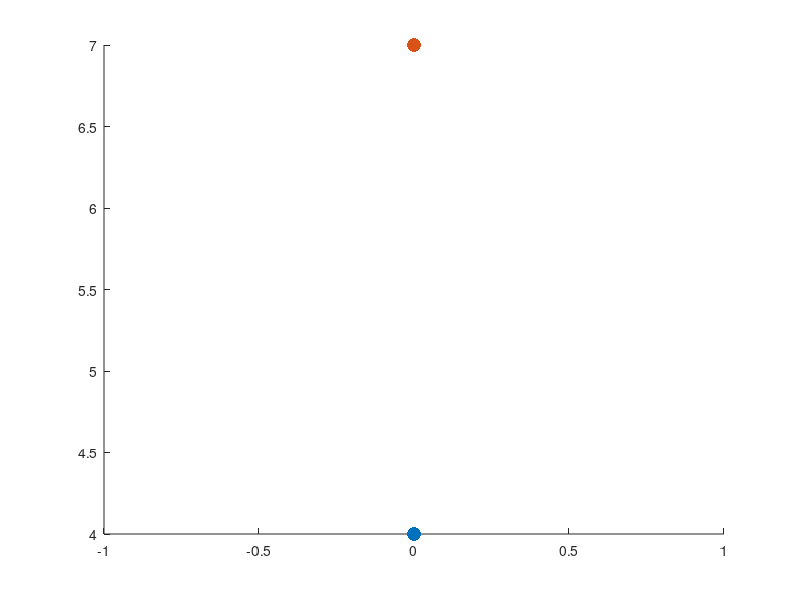

Recreate this plot in MATLAB. (Note: this script raises an error after producing the figure.)
%% DESCRIPTION
% this version gives the correct graph for angle change of the rotation, but the
% alpha1 and alpha2 is not right for the second stage, cause different
% a and b need to be defined after the 90 degree rotation. 

% the logic of code of this one is better than trajectory.m.


%% clean
clear all
clc


%% User INPUT

% start pose
start_pose = [0, 4];

% goal pose, assume x = 0 all the time
goal_angle = 180; 
if goal_angle > 180 && goal_angle <= 360
    goal_angle = goal_angle - 360; % rotate anticlockwise
elseif goal_angle > 360
    disp("Invalid angle input. Enter an angle that's within [-180, 360]")
end
goal_pose = [0, 7, deg2rad(goal_angle-45)];
% positive is clockwise
% [0,90] -> [-45,45]负值由右往左转得到, 正值由左往右转得到
% [0,-90] -> 由左往右 [270, 360]会按anticlockwise rotate来
% [90,180] -> 转两周
% [-90,-180] -> 转两周


%% Parameters (unit: cm, degree)

% pad width, assume together for now
pad_thick = 0;


% object infor
L = 2; % square side length
square_diagonal = L * sqrt(2);

% finger width
W = 2; % finger_width = finger_width + 2 * rubber_width
FL = 10; % finger_length

% base seperation
d = L+W; % base_seperate
base_left = [-d/2, 0];
base_right = [d/2, 0];
base_d = base_right(1) - base_left(1);

alpha1_LIMIT = deg2rad([20 160]); % NEED to find more reasonable figure
alpha2_LIMIT = deg2rad([20 160]);


%% Plot start and end point
scatter(start_pose(1), start_pose(2), 100, 'filled');
hold on;
scatter(goal_pose(1), goal_pose(2), 100, 'filled');
hold on;


%% Check if rotation needed
disp("Rotation Check")
fprintf("Rotate %d degree.\n",goal_angle)

rotate_small = mod(abs(goal_angle),90);
% disp(rotate_small);
rotate_90 = (abs(goal_angle)-rotate_small)/90;
% disp(rotate_90);

if goal_pose(3) >= 0
    rotation = [];
    rotation(1:rotate_90) = 90;
    rotation(rotate_90+1) = rotate_small;
else
    rotation = [];
    rotation(1:rotate_90) = -90;
    rotation(rotate_90+1) = -rotate_small;
end 

end_goal_pose = goal_pose;

for i = 1:1:rotate_90+1

    if rotation(2) > 0 && i == 1
        goal_pose = [goal_pose(1),goal_pose(2)*2/3,deg2rad(rotation(i)-45)];
    else 
        goal_pose = end_goal_pose;
    end

    if rotation(i) > 0 && rotation(i) <= 90 % 0 to 90
        
        plotStartPos(start_pose, L, W, base_left, base_right);
        disp("SSSR, Clockwise Rotation") 
        [alpha1_rotate, alpha2_rotate, centre1] = get_R2L_Rotate_StartPos(square_diagonal, goal_pose, d, W, L, base_left, base_right);
        slide_goal_pose = [centre1, goal_pose(3)];
        % disp("Rotation Check Complete")
        get_alpha_for_slide(slide_goal_pose, start_pose, base_left, base_right, base_d, FL)

        
    elseif rotation(i) < 0 && rotation(i) >= -90 % 0 to -90
        
        disp("SSSR, Anticlockwise Rotation")
        [alpha1_rotate, alpha2_rotate, centre1] = get_L2R_Rotate_StartPos(square_diagonal, goal_pose, d, W, L, base_left, base_right);
        slide_goal_pose = [centre1, goal_pose(3)];
        % disp("Rotation Check Complete1")
        get_alpha_for_slide(slide_goal_pose, start_pose, base_left, base_right, base_d, FL)

    elseif rotation(i) == 0 % no rotation
        
        plotStartPos(start_pose, L, W, base_left, base_right);
        disp("SSS")
        disp("No rotation")
        get_alpha_for_slide(goal_pose, start_pose, base_left, base_right, base_d, FL)

    else 
        disp("Error")
        
    end

    start_pose = goal_pose(1:2);

    if rotate_90 == 1 && rotate_small == 0
        break;
    elseif rotate_90 == 2 && i == 2
        break;
    end

end


%% plotting setting
xlim([-10 10]);      % set x-axis limits
ylim([-5 10]);      % set y-axis limits
axis equal;
grid on;


%% Basic functions
function [] = plotArch (radius, origin, start_angle, end_angle)
    % Generate a set of angles to plot the circle
    theta = linspace(start_angle, end_angle, 100);
    
    % Calculate the x and y coordinates of the circle
    x = origin(1) + radius * cos(theta);
    y = origin(2) + radius * sin(theta);
    
    % Plot the circle
    plot(x, y, 'k', 'LineWidth', 2);
end

function angle = findalpha2(coord, base_right)
    x = coord(1);
    y = coord(2);
    angle = abs(atan( y / (base_right(1) - x) ));
    if x < base_right(1)
        angle = pi - angle; 
    end
end

function angle = findalpha1(coord, base_left)
    x = coord(1);
    y = coord(2);
    angle = atan( y / (base_left(1) - x) );
    if x > base_left(1)
        angle = pi + angle; 
    end
end

function [center, distance_to_base, angle_to_base] = getCentreInfor (square_four_points, base_right, base_left)
    % Define the coordinates of the four vertices of the square
    A = square_four_points(1,:); % Replace x1 and y1 with the x and y coordinates of vertex A
    B = square_four_points(2,:); % Replace x2 and y2 with the x and y coordinates of vertex B
    C = square_four_points(3,:); % Replace x3 and y3 with the x and y coordinates of vertex C
    D = square_four_points(4,:); % Replace x4 and y4 with the x and y coordinates of vertex D
    
    % Compute the midpoint of each pair of opposite vertices
    M_AB = (A + B) / 2;
    M_BC = (B + C) / 2;
    M_CD = (C + D) / 2;
    M_DA = (D + A) / 2;
    
    % Calculate the average of the four center points
    center = (M_AB + M_BC + M_CD + M_DA) / 4;
    
    centre_to_baseR = sqrt((base_right(1)-center(1))^2 + (center(2))^2);
    centre_to_baseL = sqrt((base_left(1)-center(1))^2 + (center(2))^2);

    angle_to_baseR = atan( center(2) / (base_right(1)-center(1)) );
    angle_to_baseL = atan( center(2) / (base_left(1)-center(1)) );

    distance_to_base = [centre_to_baseL; centre_to_baseR];
    angle_to_base = [angle_to_baseL, angle_to_baseR];
end

function [] = plotStartPos(start_pose, L, W, base_left, base_right)
    %start pos process
    % a_start = [start_pose(1)-square_diagonal/2*cos(start_pose(3)) start_pose(2)+square_diagonal/2*sin(goal_pose(3))];
    % b_start = [start_pose(1)+square_diagonal/2*cos(start_pose(3)) start_pose(2)-square_diagonal/2*sin(goal_pose(3))];

    a_start = [start_pose(1)-L/2,start_pose(2)-L/2];
    b_start = [start_pose(1)+L/2,start_pose(2)+L/2]; 

    alpha1_start = findalpha1(start_pose,base_left);
    alpha2_start = findalpha2(start_pose,base_right);
    
    b_length_start = sqrt((W/2)^2 + b_start(2)^2);
    a_length_start = sqrt((W/2)^2 + a_start(2)^2);
    
    left_offset = atan((W/2)/a_start(2));
    right_offset = atan((W/2)/b_start(2));

    motor_angle_start = [alpha1_start-left_offset, alpha2_start-right_offset];
    
    %plot start pos square
    
    square_coord_start = [a_start;
        b_start(1),a_start(2);
        b_start;
        a_start(1), b_start(2);
        a_start;
        b_start;
        ];
    
    plot(square_coord_start(:,1), square_coord_start(:,2), 'g', 'LineWidth', 0.5);
    hold on;


    Left_touch_line = [base_left; a_start];
    plot(Left_touch_line(:,1), Left_touch_line(:,2),'r', 'LineWidth', 0.5);
    hold on;

    Right_touch_line = [base_right; b_start];
    plot(Right_touch_line(:,1), Right_touch_line(:,2),'r', 'LineWidth', 0.5)
    hold on;

    [centre_start, distance_to_base_start, angle_to_base_start] = getCentreInfor(square_coord_start(1:4,:), base_right, base_left);
    hold on;

    triangle_start = [
        b_start;
        centre_start;
        a_start(1), b_start(2)
        ];
    plot(triangle_start(:,1), triangle_start(:,2), 'k', 'LineWidth', 0.5);
    hold on;
end


%% rotate from positive x-axis to any other place that's on the left side of 
% the finger
function [alpha1_rotate, alpha2_rotate, centre1,motor_angle1] = get_R2L_Rotate_StartPos(square_diagonal, goal_pose, d, W, L, base_left, base_right)
    
    a_goal = [goal_pose(1)-square_diagonal/2*cos(goal_pose(3)) goal_pose(2)+square_diagonal/2*sin(goal_pose(3))];
    b_goal = [goal_pose(1)+square_diagonal/2*cos(goal_pose(3)) goal_pose(2)-square_diagonal/2*sin(goal_pose(3))];
    
    % length and angle of the line connect actuator centre and touch point
    a_length_goal = sqrt((a_goal(1)+d/2)^2+a_goal(2)^2);
    b_length_goal = sqrt((b_goal(1)-d/2)^2+b_goal(2)^2);

    left_angle = findalpha1(a_goal, base_left);
    right_angle = findalpha2(b_goal, base_right);
      
    % offset due to thickness of gripper
    left_angle_offset = asin( (W/2) /a_length_goal);
    right_angle_offset = asin( (W/2) /b_length_goal);    
    
    theta1 = asin((W/2)/b_length_goal);
    theta2 = theta1 + pi/4;
    l1 = sqrt( (square_diagonal)^2 + (b_length_goal)^2 - (cos(theta2)*2*square_diagonal*b_length_goal) );
    theta3 = acos( ((d)^2 + (a_length_goal)^2 - (l1)^2) / (2*d*a_length_goal));
    alpha1_rotate = pi - theta3;
    left_motor_angle1 = alpha1_rotate - left_angle_offset;
    
    theta4 = acos( ((l1)^2+(square_diagonal)^2-(b_length_goal)^2) / (2*l1*square_diagonal) );
    theta5 = acos( ((a_length_goal)^2 + (l1)^2 - (d)^2) / (2*a_length_goal*l1));
    right_motor_angle1 = pi - (2*pi - theta3 - theta4 - theta5 - pi/4);
    alpha2_rotate = right_motor_angle1 + right_angle_offset;
    
    motor_angle1 = [left_motor_angle1, right_motor_angle1];
    
    %a1 = [base_left(1) + a_length*cos(theta3), base_left(2) + a_length*sin(theta3)];
    a1 = [base_left(1) - a_length_goal*cos(alpha1_rotate), base_left(2) + a_length_goal*sin(alpha1_rotate)];
    b1 = [base_right(1) + b_length_goal*cos(alpha2_rotate), base_right(2) + b_length_goal*sin(alpha2_rotate)];
    b_low1 = [b1(1)-L*cos(right_motor_angle1), b1(2)-L*sin(right_motor_angle1)];
    
    % b_low_length_rotate = sqrt((b_low1(1)-base_right(1))^2+b_low1(2)^2);
    % a1_length_rotate = sqrt((a1(1)-base_left(1))^2+a1(2)^2);
    % 
    % a1_baseR_radius = sqrt((base_right(1)-a1(1))^2 + (a1(2))^2);
    % a1_baseR_degree = atan((a1(2))/(base_right(1)-a1(1)));
    
    % Square
    square_coord_rotate = [a1;
        b1(1)-L*cos(right_motor_angle1), b1(2)-L*sin(right_motor_angle1);
        b1;
        b1(1)-L*sin(right_motor_angle1), b1(2)+L*cos(right_motor_angle1);
        a1;
        b1;
        ];
    
    square_coord_goal = [a_goal; 
    a_goal(1) + L*sin((pi/4)-goal_pose(3)), a_goal(2) - L*cos((pi/4)-goal_pose(3));
    b_goal;
    b_goal(1) - L*sin((pi/4)-goal_pose(3)), b_goal(2) + L*cos((pi/4)-goal_pose(3));
    a_goal;
    b_goal;
    ];
    
    plot(square_coord_rotate(:,1), square_coord_rotate(:,2), 'b-', 'LineWidth', 0.5);
    hold on;
    plot(square_coord_goal(:,1), square_coord_goal(:,2), 'b-', 'LineWidth', 0.5);
    hold on;

    % touch lines
    Left_touch_line = [base_left; a1];
    plot(Left_touch_line(:,1), Left_touch_line(:,2),'r', 'LineWidth', 0.5);
    hold on;

    Right_touch_line = [base_right; b1];
    plot(Right_touch_line(:,1), Right_touch_line(:,2),'r', 'LineWidth', 0.5)
    hold on;
    
    Left_touch_line = [base_left;
    base_left(1) - a_length_goal*cos(left_angle), base_left(2) + a_length_goal*sin(left_angle)];
    plot(Left_touch_line(:,1), Left_touch_line(:,2),'r', 'LineWidth', 0.5)
    hold on;
    
    Right_touch_line = [base_right;
        base_right(1) + b_length_goal*cos(right_angle), base_right(2) + b_length_goal*sin(right_angle)];
    plot(Right_touch_line(:,1), Right_touch_line(:,2),'r', 'LineWidth', 0.5)
    hold on;

    % get centre
    [centre1, distance_to_base1, angle_to_base1] = getCentreInfor(square_coord_rotate(1:4,:), base_right, base_left);
    scatter(centre1(1), centre1(2), 100, 'filled');
    hold on;

    [centre_goal, distance_to_base_goal, angle_to_base_goal] = getCentreInfor(square_coord_goal(1:4,:), base_right, base_left);
    scatter(centre1(1), centre1(2), 100, 'filled');
    hold on;
    
    % direction 
    triangle = [b1;
        centre1;
        b1(1)-L*sin(right_motor_angle1), b1(2)+L*cos(right_motor_angle1)
        ];
    plot(triangle(:,1), triangle(:,2), 'k', 'LineWidth', 0.5);
    hold on;

    triangle_goal = [b_goal;
        centre_goal
        b_goal(1) - L*sin((pi/4)-goal_pose(3)), b_goal(2) + L*cos((pi/4)-goal_pose(3));
        ];
    plot(triangle_goal(:,1), triangle_goal(:,2), 'k', 'LineWidth', 0.5);
    hold on;
end

%% rotate from negative x-axis to any other place that's on the right side of 
% the finger
function [alpha1_rotate, alpha2_rotate, centre1] = get_L2R_Rotate_StartPos(square_diagonal, goal_pose, d, W, L, base_left, base_right)
    angle = -(goal_pose(3)+pi/4) - pi/4;

    a_goal = [goal_pose(1)-square_diagonal/2*cos(angle) goal_pose(2)-square_diagonal/2*sin(angle)];
    b_goal = [goal_pose(1)+square_diagonal/2*cos(angle) goal_pose(2)+square_diagonal/2*sin(angle)];

    % length and angle of the line connect actuator centre and touch point
    a_length_goal = sqrt((a_goal(1)-(-d/2))^2+a_goal(2)^2);
    b_length_goal = sqrt((b_goal(1)-d/2)^2+b_goal(2)^2);
      
    % offset due to thickness of gripper
    left_angle_offset = asin( (W/2) /a_length_goal);
    right_angle_offset = asin( (W/2) /b_length_goal);   
    
    alpha1_goal = findalpha1(a_goal, base_left);
    alpha2_goal = findalpha2(b_goal, base_right);
    

    % Calculate two alphas and motor angle
    theta1 = asin((W/2)/a_length_goal);
    theta2 = theta1 + pi/4;
    l1 = sqrt( (square_diagonal)^2 + (a_length_goal)^2 - (cos(theta2)*2*square_diagonal*a_length_goal) );
    alpha2_rotate = pi - acos( ((d)^2 + (b_length_goal)^2 - (l1)^2) / (2*d*b_length_goal));

    theta4 = acos( ( (l1)^2+(a_length_goal)^2-(square_diagonal)^2 ) / (2*l1*a_length_goal) );
    theta5 = acos( ((d)^2 + (l1)^2 - (b_length_goal)^2) / (2*d*l1));
    alpha1_rotate = pi - theta4 - theta5;

    right_motor_angle = alpha2_rotate - right_angle_offset;
    left_motor_angle = alpha1_rotate - left_angle_offset;
    motor_angle1 = [left_motor_angle, right_motor_angle];
    
    %a1 = [base_left(1) + a_length*cos(theta3), base_left(2) + a_length*sin(theta3)];
    a1 = [base_left(1) - a_length_goal*cos(alpha1_rotate), a_length_goal*sin(alpha1_rotate)];
    b1 = [base_right(1) - b_length_goal*cos(pi-alpha2_rotate), b_length_goal*sin(pi-alpha2_rotate)];
    % b_low1 = [b1(1)-L*cos(right_motor_angle), b1(2)-L*sin(right_motor_angle)];

    % touch lines
    Left_touch_line = [base_left; a1];
    plot(Left_touch_line(:,1), Left_touch_line(:,2),'r', 'LineWidth', 0.5);
    hold on;

    Right_touch_line = [base_right; b1];
    plot(Right_touch_line(:,1), Right_touch_line(:,2),'r', 'LineWidth', 0.5)
    hold on;
    
    Left_touch_line = [base_left;
    base_left(1) - a_length_goal*cos(alpha1_goal), base_left(2) + a_length_goal*sin(alpha1_goal)];
    plot(Left_touch_line(:,1), Left_touch_line(:,2),'r', 'LineWidth', 0.5)
    hold on;

    Right_touch_line = [base_right;
        base_right(1) + b_length_goal*cos(alpha2_goal), base_right(2) + b_length_goal*sin(alpha2_goal)];
    plot(Right_touch_line(:,1), Right_touch_line(:,2),'r', 'LineWidth', 0.5)
    hold on;

    % Square
    square_coord_rotate = [a1;
        a1(1)+L*cos(left_motor_angle), a1(2)-L*sin(left_motor_angle);
        b1;
        b1(1)-L*cos(left_motor_angle), b1(2)+L*sin(left_motor_angle);
        a1;
        b1;
        ];
    
    square_coord_goal = [a_goal; 
        a_goal(1) + L*cos((pi/4)-angle), a_goal(2) - L*sin((pi/4)-angle);
        b_goal;
        b_goal(1) - L*cos((pi/4)-angle), b_goal(2) + L*sin((pi/4)-angle);
        a_goal;
        b_goal;
    ];
    
    plot(square_coord_rotate(:,1), square_coord_rotate(:,2), 'b-', 'LineWidth', 0.5);
    hold on;
    plot(square_coord_goal(:,1), square_coord_goal(:,2), 'b-', 'LineWidth', 0.5);
    hold on;

    % get centre
    [centre1, distance_to_base1, angle_to_base1] = getCentreInfor(square_coord_rotate(1:4,:), base_right, base_left);
    scatter(centre1(1), centre1(2), 100, 'filled');
    hold on;

    [centre_goal, distance_to_base1, angle_to_base1] = getCentreInfor(square_coord_goal(1:4,:), base_right, base_left);
    scatter(centre_goal(1), centre_goal(2), 100, 'filled');
    hold on;
    
    % direction 
    triangle = [
        b1(1)-L*cos(left_motor_angle), b1(2)+L*sin(left_motor_angle);
        centre1;
        a1;
        ];
    plot(triangle(:,1), triangle(:,2), 'r', 'LineWidth', 0.5);
    hold on;

    triangle_goal = [
        b_goal(1) - L*cos((pi/4)-angle), b_goal(2) + L*sin((pi/4)-angle);
        centre_goal;
        a_goal;
        ];
    plot(triangle_goal(:,1), triangle_goal(:,2), 'r', 'LineWidth', 0.5);
    hold on;

end

%% Slide
function [] = get_alpha_for_slide(goal_pose, start_pose, base_left, base_right, base_d, FL)
    r_start = sqrt((start_pose(1)-base_left(1))^2 + start_pose(2)^2);
    r_goal_from_right = sqrt((goal_pose(1)-base_right(1))^2 + goal_pose(2)^2);
    r_goal_from_left = sqrt((goal_pose(1)-base_left(1))^2 + goal_pose(2)^2);

    if r_goal_from_right > FL || r_goal_from_left > FL
        disp(r_goal_from_right)
        disp(r_goal_from_left)
        disp("Invalid Coordinate. Unreachable. Check.")
    
    elseif goal_pose(1:2) == start_pose()
        disp("no movement")
    
    elseif r_goal_from_left == r_start 
        disp("One Slide")
        disp("Control Mode: T,P")
        disp("High Friction Sequence: L")
    
        alpha1_start = findalpha1(start_pose,base_left);
        alpha1_end = findalpha1(goal_pose,base_left);
    
        plotArch (r_start,base_left,pi-alpha1_start,pi-alpha1_end);
        hold on;
    
    elseif r_goal_from_right < (base_d + r_start)
        disp("Two Slides")
        disp("Control Mode: T,P")
        disp("High Friction Sequence: L, R")
    
        r_goal = r_goal_from_right;
    
        alpha1_start = findalpha1(start_pose,base_left);
        alpha2_end = findalpha2(goal_pose,base_right);
    
        alpha1_mid = pi - acos( (-r_goal^2 + r_start^2 + base_d^2) / (2*r_start*base_d) );
        alpha2_mid = pi - acos((r_goal^2 + base_d^2 - r_start^2) / (2*base_d*r_goal));
    
        plotArch (r_start,base_left,pi-alpha1_start,pi-alpha1_mid);
        hold on;
        plotArch (r_goal,base_right,alpha2_end,alpha2_mid);
        hold on;
    
    elseif r_goal_from_right > (base_d + r_start) && goal_pose(1) < 0
        % if three slides AND rotate_start_pos is on the negative x-axis
        % choose this way of slide
    
        disp("Three Slides")
        disp("Control Mode: T,P")
        disp("High Friction Sequence: L, R, L")
    
        r_goal = r_goal_from_left;
    
        %alpha1 = findShortRoute(r_start, r_goal, base_d, base_left,start_pose,goal_pose);
    
        a = 1; % need to know how to obtain the best a value
        b = sqrt(r_start^2-a^2);
        r_mid = sqrt( (a+base_d)^2 + (b)^2 );
    
        alpha1_start = findalpha1(start_pose,base_left);
        alpha1_end = findalpha1(goal_pose,base_left);
    
        alpha1_mid1 = pi - acos( (r_start^2 + base_d^2 - r_mid^2) / (2*r_start*base_d) );
        alpha2_mid1 = pi - acos( (-r_start^2 + base_d^2 + r_mid^2) / (2*r_mid*base_d) );
    
        alpha1_mid2 = pi - acos( (-r_mid^2 + base_d^2 + r_goal^2) / (2*r_goal*base_d) );
        alpha2_mid2 = pi - acos( (r_mid^2 + base_d^2 - r_goal^2) / (2*r_mid*base_d) );
    
        plotArch (r_start,base_left,pi-alpha1_start,pi-alpha1_mid1);
        hold on;
        plotArch (r_mid,base_right,alpha2_mid2,alpha2_mid1);
        hold on;
        plotArch (r_goal,base_left,pi-alpha1_end,pi-alpha1_mid2);
        hold on;
    
    else 
        disp("Error")
    end
end


function [isok] = checkLimit(alpha1, alpha2, alpha1_LIMIT, alpha2_LIMIT)
    if alpha1 > alpha1_LIMIT(1) || alpha2 > alpha2_LIMIT(1) || alpha1 < alpha1_LIMIT(2) || alpha2 < alpha2_LIMIT(2)
        isok = 0;
    end   
    isok = 1;
end